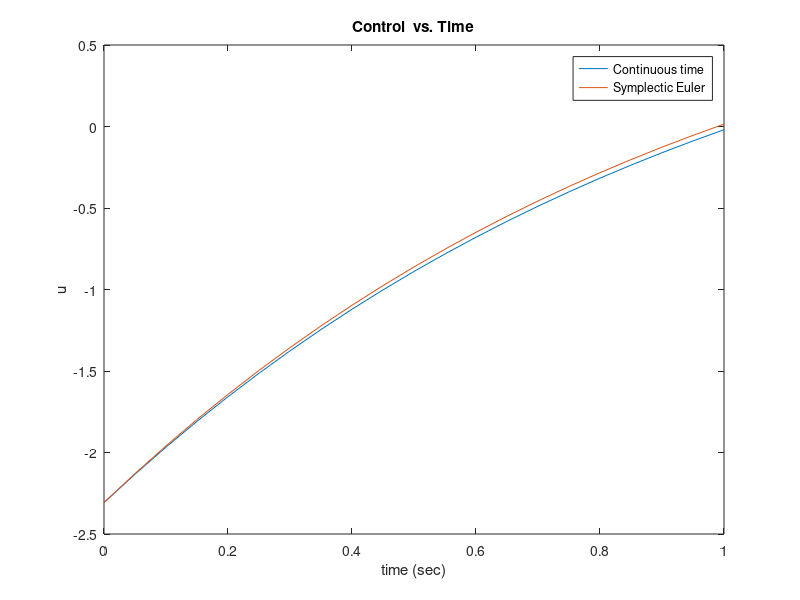
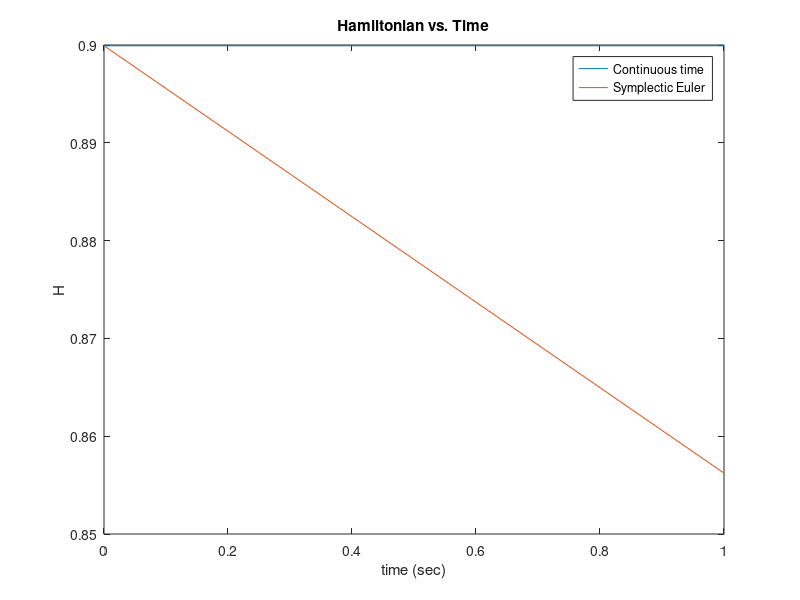

Here is the MATLAB script that generated these plots, in order:

clear
clc
% Sumit Pokhrel  
% 03/20/2013
% Problem 2. a) 
% Optimal Control Problem using continuous-time necessary condition 
A = [0 1;0 0];
B = [0;1];
Q = [1 0;0 1];
Sf =[1 0;0 1];
R =1; 
H = [A -B*inv(R)*B'; -Q -A'];
He = expm (H);
Q11 = He(1:2,1:2);
Q12 = He(1:2,3:4);
Q21 = He(3:4,1:2);
Q22 = He(3:4,3:4);
alpha =1; % for counter

x0 = [1;1];
lamda0=inv(Q22-Sf*Q12)*(Sf*Q11-Q21)*x0;

x = x0; % initializing
lamda = lamda0;

  for t = 0:0.05:1
     x_and_lamda(alpha,:) = (expm (H*t)*[x;lamda])';
     u(alpha) = -R^(-1)*B'*x_and_lamda(alpha,3:4)';
     Hamiltonian(alpha)= 1/2*(x_and_lamda(alpha,1:2)*Q*x_and_lamda(alpha,1:2)'+u(alpha)'*R*u(alpha))+x_and_lamda(alpha,3:4)*(A*x_and_lamda(alpha,1:2)'+B*u(alpha));
     alpha = alpha+1;
  end 
  t=0:0.05:1; % since for loop cannot build a vector 

%Problem 2 b)
% Optimal Control Problem using sympletic-Euler method  

alpha =1; %for counter
x_and_lamda1(1,:) = [x;lamda];
for t = 0:0.05:1.0
    x_and_lamda1(alpha+1,1:2) = x_and_lamda1(alpha,1:2)'+(-B*R^(-1)*B'*x_and_lamda1(alpha,3:4)'+A*x_and_lamda1(alpha,1:2)')*0.05;
    x_and_lamda1(alpha+1,3:4) = x_and_lamda1(alpha,3:4)'+(-Q*x_and_lamda1(alpha,1:2)'- A'*x_and_lamda1(alpha,3:4)')*0.05;
    u1(alpha)  = -R^(-1)*B'*x_and_lamda1(alpha,3:4)';
    Hamiltonian1(alpha)= 1/2*(x_and_lamda1(alpha,1:2)*Q*x_and_lamda1(alpha,1:2)'+u1(alpha)'*R*u1(alpha))+x_and_lamda1(alpha,3:4)*(A*x_and_lamda1(alpha,1:2)'+B*u1(alpha));
    alpha = alpha+1;
end
 t=0:0.05:1.0; % since for loop cannot build a vector 
 
figure
plot(t,u,t,u1);
legend ('Continuous time','Symplectic Euler');
ylabel('u');
xlabel('time (sec)');
title('Control  vs. Time');

figure
plot(t,Hamiltonian,t,Hamiltonian1);
legend ('Continuous time','Symplectic Euler');
ylabel('H');
xlabel('time (sec)');
title('Hamiltonian vs. Time');









